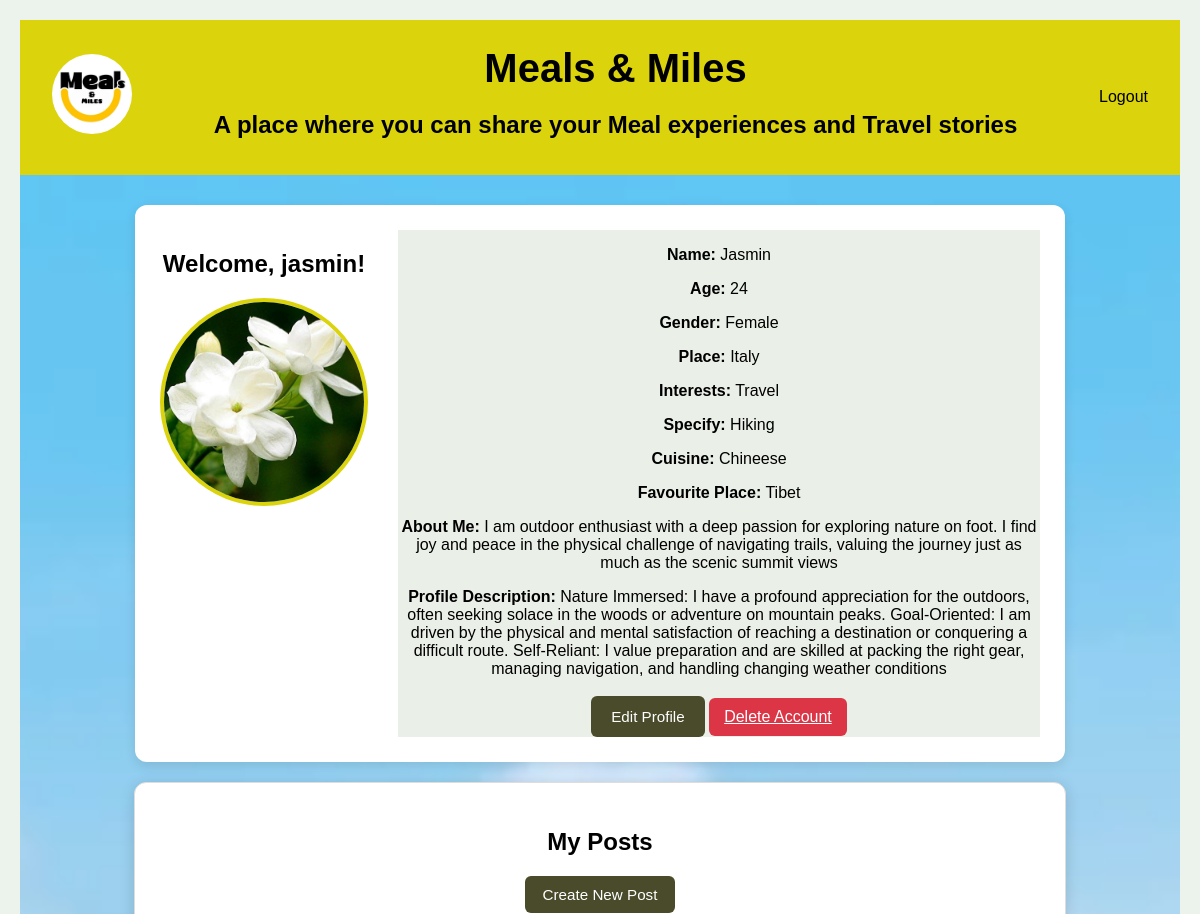
Page /account (signed in, upper part) on the earlier database version.
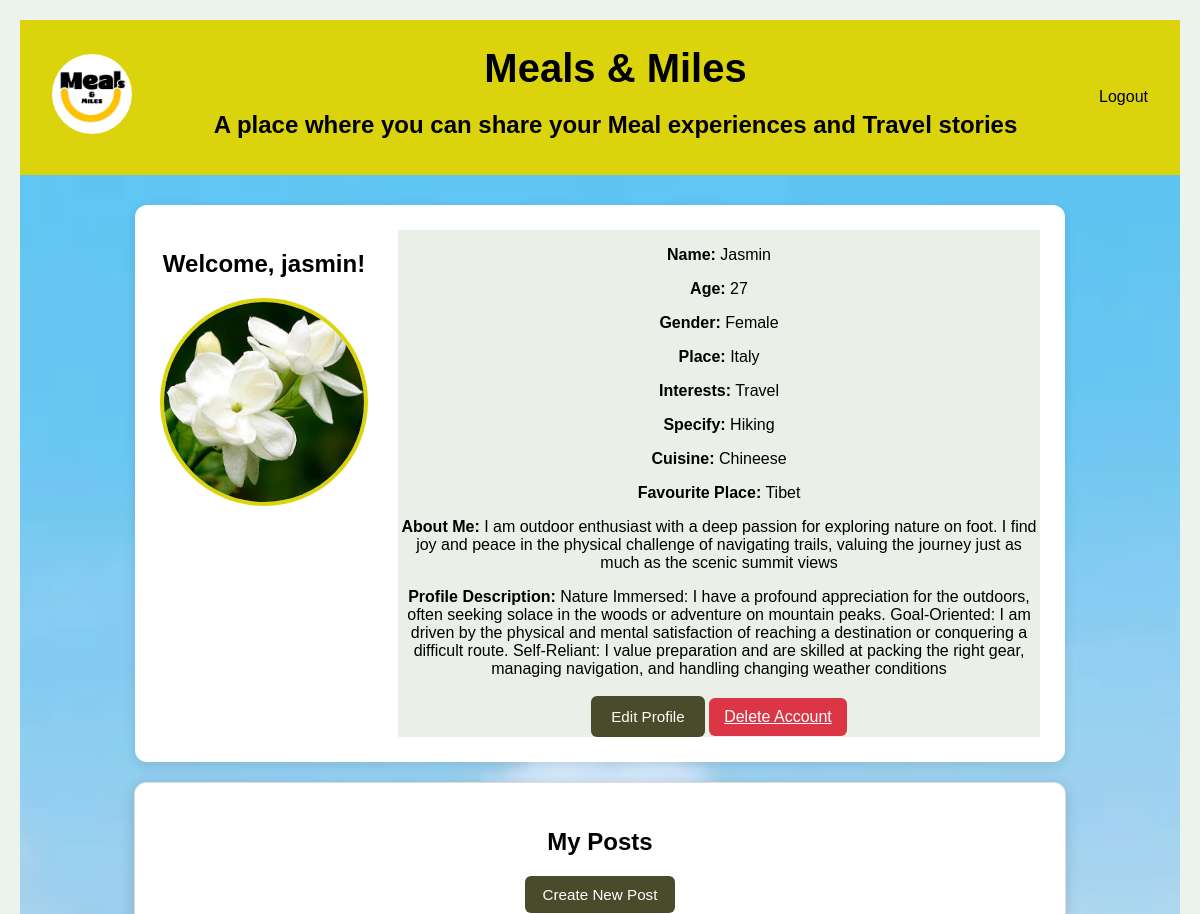
Same page on the later database version.
### Database/models.py (models this page shows)
class User(db.Model, UserMixin):
    id = db.Column(db.Integer, primary_key=True)
    posts = db.relationship('Post', backref='author', lazy=True , cascade="all, delete-orphan")
    comments = db.relationship('Comment', backref='user', lazy=True, cascade="all, delete-orphan")
    likes = db.relationship('Like', backref='user', lazy=True, cascade="all, delete-orphan")
    username = db.Column( db.String(150),unique=True, nullable=False)
    email = db.Column(db.String(150), unique=True, nullable=False)
    password = db.Column( db.String(255), nullable=False )
    profile_pic = db.Column(db.String(255),
        default='images/Default-Profile-Picture.png')
    name = db.Column(db.String(100))
    age = db.Column(db.Integer)
    gender = db.Column(db.String(20))
    place = db.Column(db.String(100))
    interests = db.Column(db.String(300))
    specify = db.Column(db.String(300))
    cuisine = db.Column(db.String(100))
    favourite_place = db.Column(db.String(150))
    about_me = db.Column(db.Text)
    profile_description = db.Column(db.Text)

### Database/views.py (the view)
@views.route('/account')
@login_required
def account():
    community_posts = Post.query.filter(
        Post.user_id != current_user.id
    ).order_by(
        Post.id.desc()
    ).limit(5).all()
    return render_template(
        'account.html',
        user=current_user,
        community_posts=community_posts
    )

### Database/__init__.py (called while the page is built)
@login_manager.user_loader
def load_user(user_id):
    from .models import User
    return User.query.get(int(user_id))

### Database/templates/account.html (shortened to what this page needs)
<!DOCTYPE html>
<html lang="en">
<head>
    <link rel="stylesheet" href="{{ url_for('static', filename='css/account.css') }}">
    <link rel="stylesheet" href="https://cdnjs.cloudflare.com/ajax/libs/font-awesome/6.5.1/css/all.min.css">
</head>
<body>
    <nav class="navbar">
        <div class="nav-left">
            <img src="{{ url_for('static', filename='images/logo.png') }}" alt="LOGO" class="logo">
        </div>
        <div class="nav-center">
            <h1 class="main-heading">Meals & Miles</h1>
            <h2>A place where you can share your Meal experiences and Travel stories</h2>
        </div>
        <div class="nav-right" id="navRight">
            <a href="{{ url_for('views.logout') }}">Logout</a>
        </div>
    </nav>
    <section class="main">
        <div class="profile-container">
            <div class="profile-left">
                <h2>Welcome, {{ current_user.username }}!</h2>
                {% if current_user.profile_pic %}
                <img src="{{ url_for('static', filename=current_user.profile_pic) }}" class="profile-pic "id="profilePic"  >
                {% else %}
                <img src="{{ url_for('static', filename='images/default.png') }}" class="profile-pic" id="profilePic" >
                {% endif %}
                <br><br>
                <br>
            </div>
            <div class="profile-right">
                {% if current_user.name %}
                <p><strong>Name:</strong> {{ current_user.name }}</p>
                {% endif %}
                {% if current_user.age %}
                <p><strong>Age:</strong> {{ current_user.age }}</p>
                {% endif %}
                {% if current_user.gender %}
                <p><strong>Gender:</strong> {{ current_user.gender }}</p>
                {% endif %}
                {% if current_user.place %}
                <p><strong>Place:</strong> {{ current_user.place }}</p>
                {% endif %}
                {% if current_user.interests %}
                <p><strong>Interests:</strong> {{ current_user.interests }}</p>
                {% endif %}
                {% if current_user.specify %}
                <p><strong>Specify:</strong> {{ current_user.specify }}</p>
                {% endif %}
                {% if current_user.cuisine %}
                <p><strong>Cuisine:</strong> {{ current_user.cuisine }}</p>
                {% endif %}
                {% if current_user.favourite_place %}
                <p><b>Favourite Place:</b> {{ current_user.favourite_place }}</p>
                {% endif %}
                {% if current_user.about_me %}
                <p><strong>About Me:</strong> {{ current_user.about_me }}</p>
                {% endif %}
                {% if current_user.profile_description %}
                <p><strong>Profile Description:</strong> {{ current_user.profile_description }}</p>
                {% endif %}
                <button class="profile-btn" onclick="window.location.href='/edit'">Edit Profile</button>
                <a href="/delete_account" class="delete-btn"
                    onclick="return confirm('Are you sure? This will permanently delete your account and posts.')">Delete
                    Account</a>
            </div>
        </div>
        <section class="posts-section" id="postsSection">
            <h2>My Posts</h2>
            <button class="profile-btn" onclick="window.location.href='/create_post'">Create New Post</button>
        </section>
    </section>
</body>
</html>

Differences in the rows shown:
changed User "jasmin": age "24" → "27"
